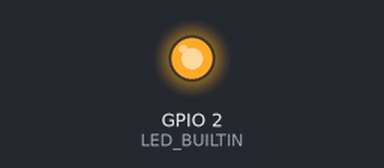
This sketch was run on a simulated ESP8266 (NodeMCU). On the bench: output pins drawn as LEDs (lit = HIGH, except the on-board LED, lit = LOW). WiFi joins after 1.5 s; servers stay silent unless stated; uploads are accepted with an empty reply; pins used as bus, display or sensor lines are not drawn; what the sketch prints to the serial monitor is not drawn.

Above: at 1.6 s.
At 6.7 s:
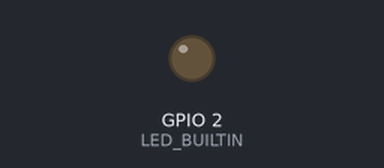
Timing chart, 0 to 14.8 s (numbered marks = the images above):
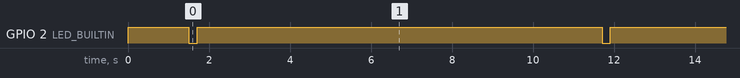

The sketch:

wifi_hub_spi.ino
```cpp
#include <ESP8266WiFi.h>
#include <ESP8266HTTPClient.h>
#include <WiFiClientSecure.h>
#include <ArduinoJson.h>
#include <SPI.h>

const char* ssid = "Starlink_petcho";
const char* password = "13579000";
const char* supabase_url = "https://hbrujdruzrjaaqbpjucp.supabase.co/rest/v1/sensor_data";
const char* supabase_key = "eyJhbGciOiJIUzI1NiIsInR5cCI6IkpXVCJ9.eyJpc3MiOiJzdXBhYmFzZSIsInJlZiI6ImhicnVqZHJ1enJqYWFxYnBqdWNwIiwicm9sZSI6ImFub24iLCJpYXQiOjE3NzMyNDQ3ODMsImV4cCI6MjA4ODgyMDc4M30.ypjUq1IL3BdtrUW7OGE2HbKbY3t6O1c7xGShJF873PY";

const int NUM_PLANTS = 5;
const int SS_PIN = D10;

void setup() {
  Serial.begin(115200);

  // Initialize SPI Master
  pinMode(SS_PIN, OUTPUT);
  digitalWrite(SS_PIN, HIGH);
  SPI.begin();

  pinMode(LED_BUILTIN, OUTPUT);
  digitalWrite(LED_BUILTIN, HIGH);

  WiFi.begin(ssid, password);
  Serial.println("\nConnecting to WiFi...");
  while (WiFi.status() != WL_CONNECTED) {
    delay(500);
    Serial.print(".");
  }
  Serial.println("\nConnected!");
}

void loop() {
  if (WiFi.status() == WL_CONNECTED) {
    byte moistureValues[NUM_PLANTS];

    // --- 1. Fetch data from the Uno via SPI ---
    digitalWrite(SS_PIN, LOW); // Select the Uno
    delay(1);

    // Generate clock pulses and read the responses
    for(int i = 0; i < NUM_PLANTS; i++) {
      moistureValues[i] = SPI.transfer(0x00);
      delayMicroseconds(20);
    }
    digitalWrite(SS_PIN, HIGH); // Deselect the Uno

    Serial.print("SPI Data Received: ");
    for(int i=0; i<NUM_PLANTS; i++) {
      Serial.print(moistureValues[i]); Serial.print(" ");
    }
    Serial.println();

    // --- 2. Upload to Supabase ---
    WiFiClientSecure client;
    client.setInsecure();
    HTTPClient http;

    if (http.begin(client, supabase_url)) {
      http.addHeader("apikey", supabase_key);
      http.addHeader("Authorization", String("Bearer ") + supabase_key);
      http.addHeader("Content-Type", "application/json");
      http.addHeader("Prefer", "resolution=merge-duplicates, return=representation");

      StaticJsonDocument<512> doc;
      JsonArray dataArray = doc.to<JsonArray>();

      for (int i = 0; i < NUM_PLANTS; i++) {
        JsonObject sensor = dataArray.createNestedObject();
        sensor["plant_id"] = i + 1;
        sensor["moisture"] = moistureValues[i];
      }

      String requestBody;
      serializeJson(doc, requestBody);

      digitalWrite(LED_BUILTIN, LOW);
      int httpResponseCode = http.POST(requestBody);

      if (httpResponseCode > 0) {
        Serial.printf("Supabase Upload Success! HTTP Code: %d\n", httpResponseCode);
      } else {
        Serial.printf("Supabase Upload Failed! Error: %d\n", httpResponseCode);
      }

      http.end();
      digitalWrite(LED_BUILTIN, HIGH);
    }
  }

  delay(10000);
}
```

Measured:
- by itself, GPIO 2 (LED_BUILTIN): alternates HIGH for 10.0 s and LOW for 0.20 s
